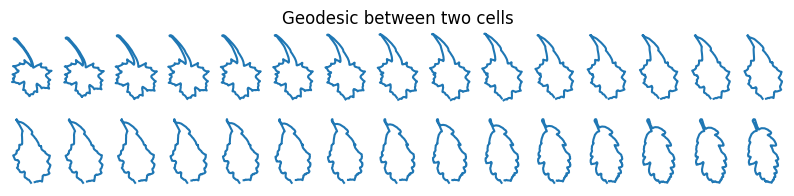
#> input picture images/chene_to_tilleul.png, 794 x 196 px; its folder holds only this picture in this run
$ python -i utils.py   (imports and definitions only)
#> lines starting #> are read from the running program, lines starting #| are printed output that depends on the picture; after the words box and inside, x2 and y2 are one past the last pixel; in counts of white or black regions, pixels touching at a corner belong together
#> further down, picture is the input picture: shape (196, 794, 3); mean B, G, R 247.7, 243, 236.1
import pickle
import random as rd
from glob import glob
from pathlib import Path
from zipfile import ZipFile

import cv2
import geomstats.backend as gs
import matplotlib.pyplot as plt
import numpy as np
from geomstats.geometry.pre_shape import PreShapeSpace
from tqdm.autonotebook import tqdm

M_AMBIENT = 2
k_sampling_points = 500
# [1 line that did not run here, left out]
# [1 line that did not run here, left out]


def get_img_contour(img):
    lowerBound = (230, 230, 230)
    upperBound = (255, 255, 255)
    thresh = cv2.inRange(img, lowerBound, upperBound)
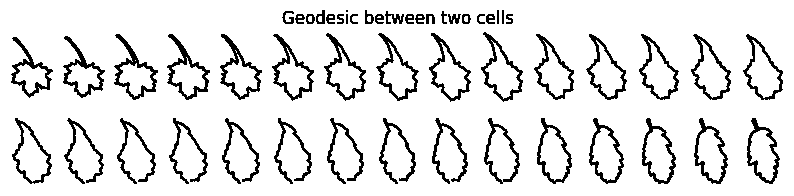
#> thresh: shape (196, 794); 88.8% white; 53 black regions (1 under 20 px), largest, box (x1, y1, x2, y2) and area: (114, 34, 158, 100) 642, (167, 34, 210, 100) 630, (220, 34, 262, 100) 611

    # invert so background black
    thresh = 255 - thresh

    # apply morphology to ensure regions are filled and remove extraneous noise
    kernel = np.ones((7, 7), np.uint8)
    thresh = cv2.morphologyEx(thresh, cv2.MORPH_OPEN, kernel)
#> thresh: shape (196, 794); every value is 0
    kernel = np.ones((11, 11), np.uint8)
    thresh = cv2.morphologyEx(thresh, cv2.MORPH_CLOSE, kernel)

    # get contours
    contours = cv2.findContours(thresh, cv2.RETR_EXTERNAL, cv2.CHAIN_APPROX_SIMPLE)
#> contours = 0 contours
    contours = contours[0] if len(contours) == 2 else contours[1]
#> contours = []

#> (the run stopped early here; a loop or call above may not have finished)

$ run again, on images/clean_subset.png
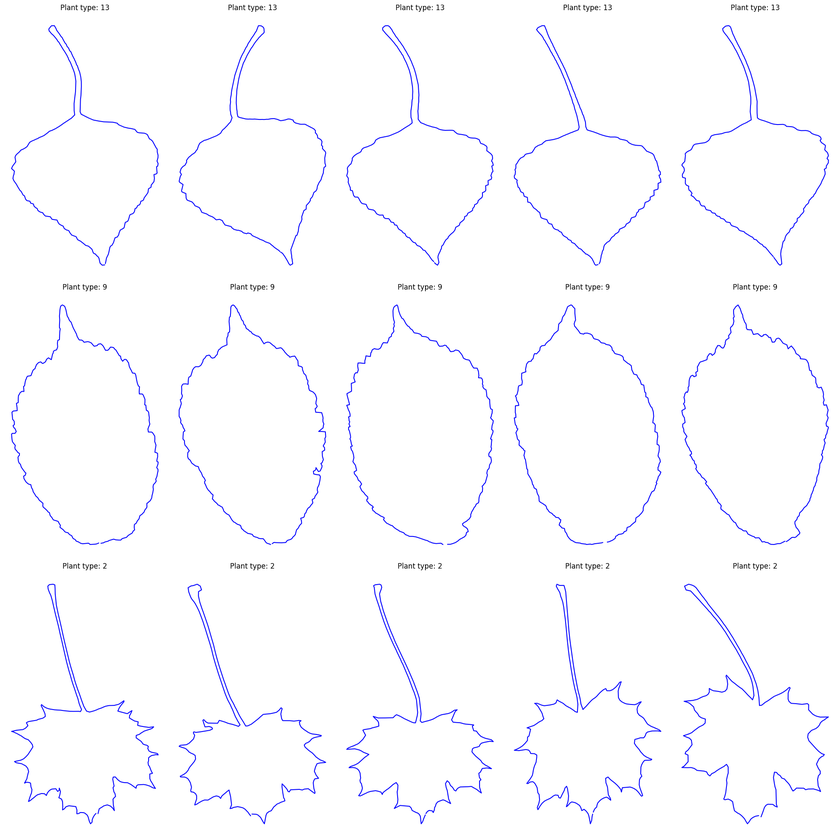
#> input picture images/clean_subset.png, 840 x 840 px, shrunk from 1990 x 1990 before the run
#> picture is the input picture: shape (840, 840, 3); mean B, G, R 254.6, 250.7, 250.7
#> in get_img_contour, `thresh = cv2.inRange(img, lowerBound, upperBound)`:
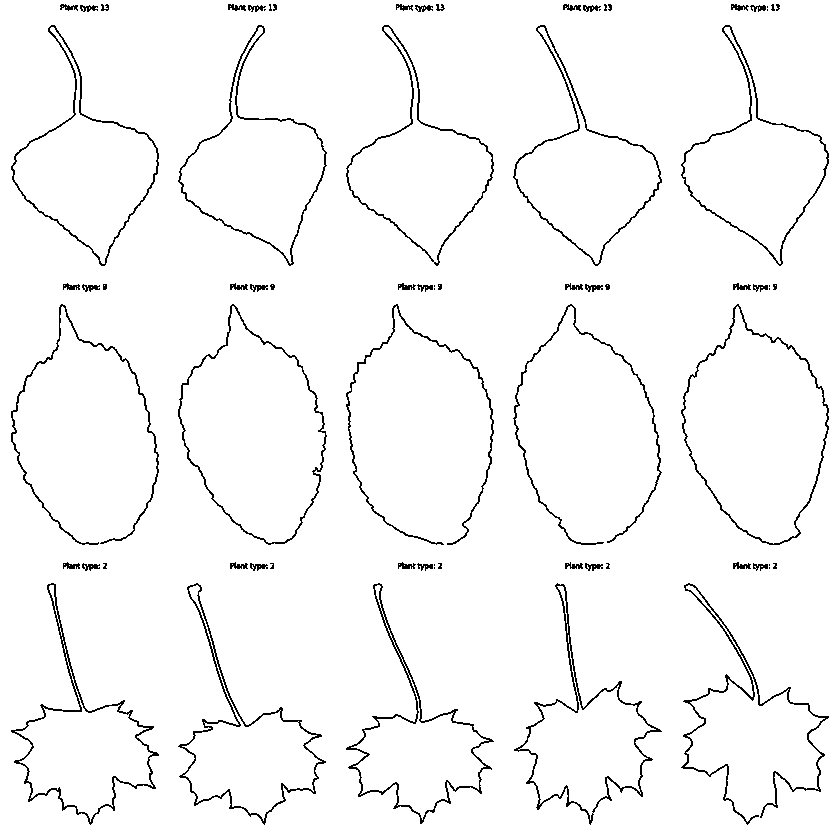
#> thresh: shape (840, 840); 96.7% white; black in thin lines or dots
#> in get_img_contour, `contours = cv2.findContours(thresh, cv2.RETR_EXTERNAL, cv2.CHAIN_APPRO..`: contours = 0 contours
#> in get_img_contour, `contours = contours[0] if len(contours) == 2 else contours[1]`: contours = []

$ run again, on images/clean_subset3.png
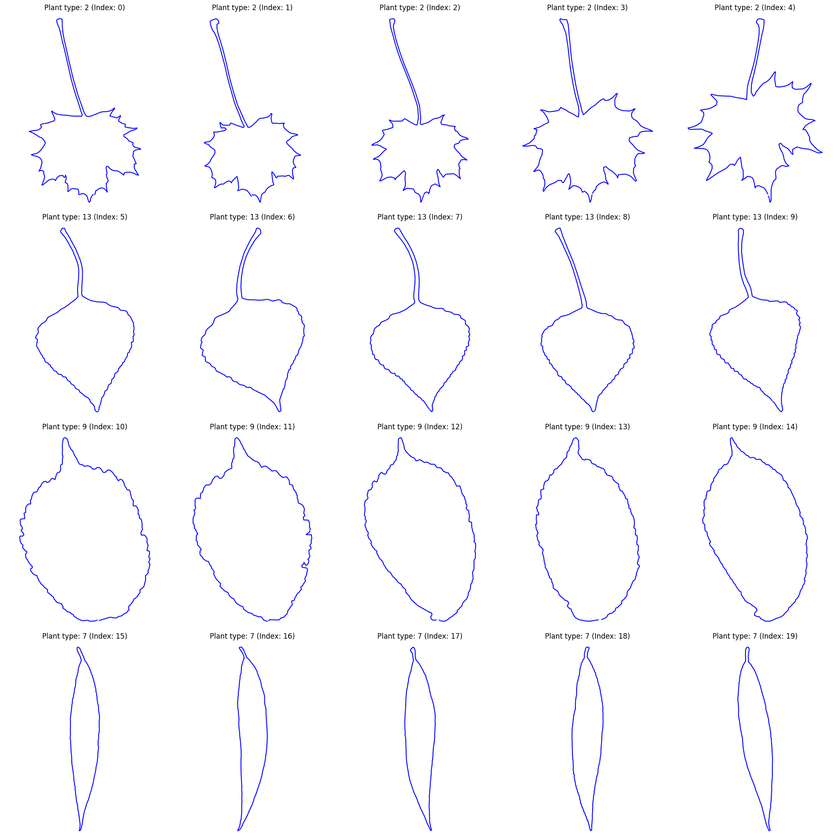
#> input picture images/clean_subset3.png, 840 x 840 px, shrunk from 1990 x 1990 before the run
#> picture is the input picture: shape (840, 840, 3); mean B, G, R 254.1, 250.4, 250.4
#> in get_img_contour, `thresh = cv2.inRange(img, lowerBound, upperBound)`:
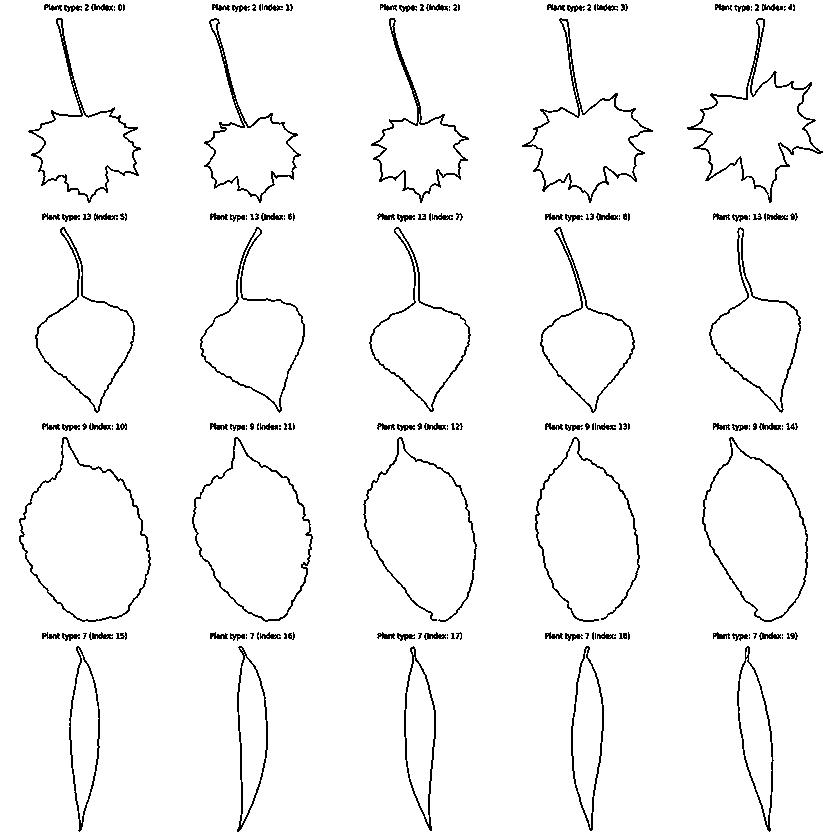
#> thresh: shape (840, 840); 96.4% white; black in thin lines or dots
#> in get_img_contour, `contours = cv2.findContours(thresh, cv2.RETR_EXTERNAL, cv2.CHAIN_APPRO..`: contours = 0 contours
#> in get_img_contour, `contours = contours[0] if len(contours) == 2 else contours[1]`: contours = []

$ run again, on images/clean_subset4.png
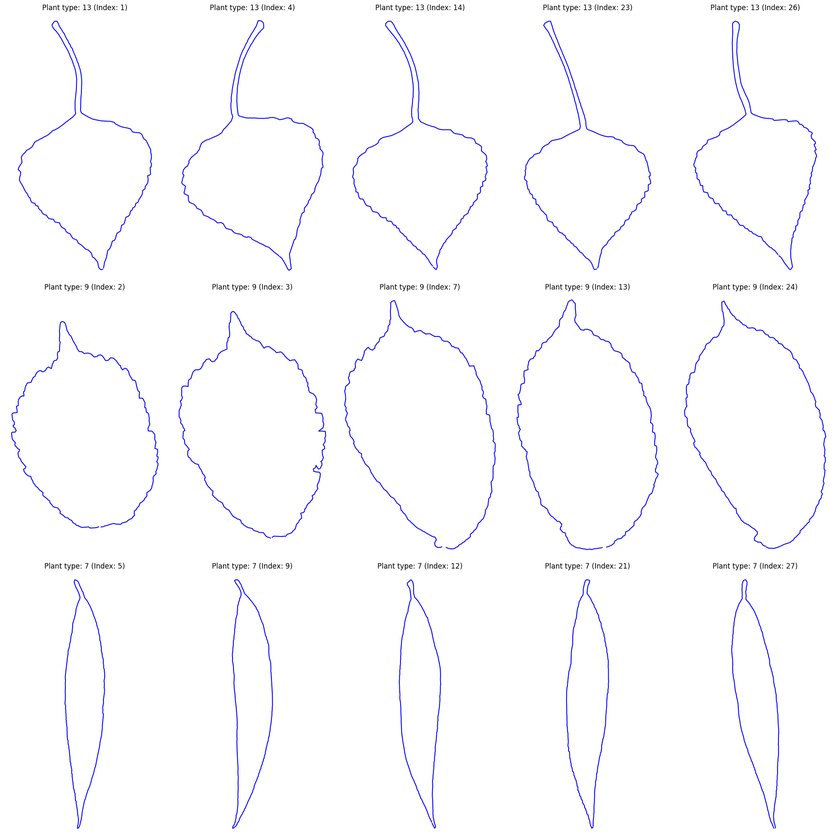
#> input picture images/clean_subset4.png, 840 x 840 px, shrunk from 1990 x 1990 before the run
#> picture is the input picture: shape (840, 840, 3); mean B, G, R 254.3, 251.1, 251.1
#> in get_img_contour, `thresh = cv2.inRange(img, lowerBound, upperBound)`:
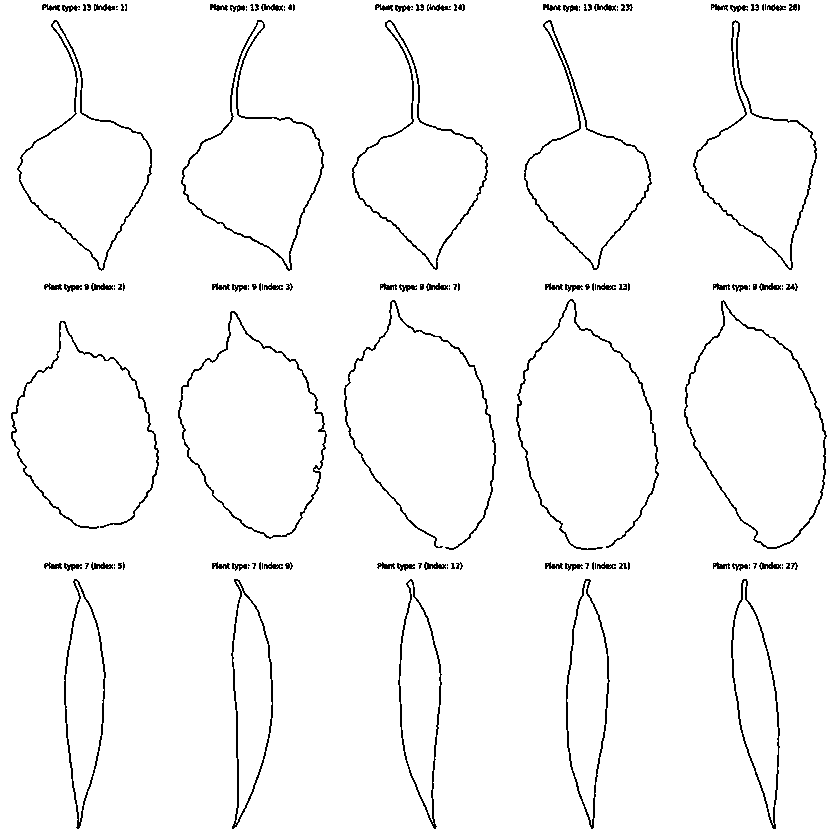
#> thresh: shape (840, 840); 97% white; black in thin lines or dots
#> in get_img_contour, `contours = cv2.findContours(thresh, cv2.RETR_EXTERNAL, cv2.CHAIN_APPRO..`: contours = 0 contours
#> in get_img_contour, `contours = contours[0] if len(contours) == 2 else contours[1]`: contours = []
